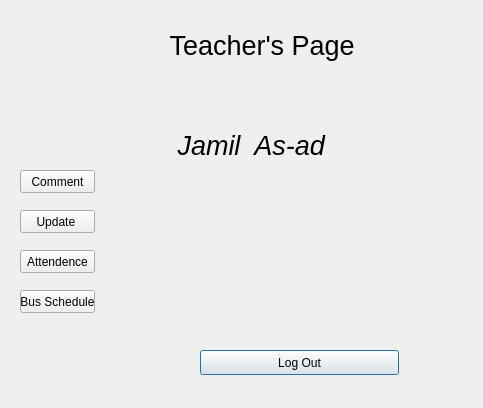
<?xml version="1.0" encoding="UTF-8"?>
<ui version="4.0">
 <class>foDialog</class>
 <widget class="QDialog" name="foDialog">
  <property name="geometry">
   <rect>
    <x>0</x>
    <y>0</y>
    <width>483</width>
    <height>408</height>
   </rect>
  </property>
  <property name="font">
   <font>
    <italic>false</italic>
   </font>
  </property>
  <property name="windowTitle">
   <string>Dialog</string>
  </property>
  <widget class="QLabel" name="label">
   <property name="geometry">
    <rect>
     <x>140</x>
     <y>80</y>
     <width>231</width>
     <height>131</height>
    </rect>
   </property>
   <property name="font">
    <font>
     <pointsize>20</pointsize>
     <italic>true</italic>
    </font>
   </property>
   <property name="text">
    <string>     Jamil  As-ad</string>
   </property>
  </widget>
  <widget class="QLabel" name="label_2">
   <property name="geometry">
    <rect>
     <x>80</x>
     <y>20</y>
     <width>311</width>
     <height>51</height>
    </rect>
   </property>
   <property name="font">
    <font>
     <pointsize>20</pointsize>
    </font>
   </property>
   <property name="text">
    <string>            Teacher's Page</string>
   </property>
  </widget>
  <widget class="QPushButton" name="pushButton_3">
   <property name="geometry">
    <rect>
     <x>200</x>
     <y>350</y>
     <width>199</width>
     <height>25</height>
    </rect>
   </property>
   <property name="text">
    <string>Log Out</string>
   </property>
  </widget>
  <widget class="QPushButton" name="fo_comment">
   <property name="geometry">
    <rect>
     <x>20</x>
     <y>170</y>
     <width>75</width>
     <height>23</height>
    </rect>
   </property>
   <property name="text">
    <string>Comment</string>
   </property>
  </widget>
  <widget class="QPushButton" name="fo_updat_profile">
   <property name="geometry">
    <rect>
     <x>20</x>
     <y>210</y>
     <width>75</width>
     <height>23</height>
    </rect>
   </property>
   <property name="text">
    <string>Update </string>
   </property>
  </widget>
  <widget class="QPushButton" name="attendence">
   <property name="geometry">
    <rect>
     <x>20</x>
     <y>250</y>
     <width>75</width>
     <height>23</height>
    </rect>
   </property>
   <property name="text">
    <string>Attendence</string>
   </property>
  </widget>
  <widget class="QPushButton" name="f0_bus_schedule">
   <property name="geometry">
    <rect>
     <x>20</x>
     <y>290</y>
     <width>75</width>
     <height>23</height>
    </rect>
   </property>
   <property name="text">
    <string>Bus Schedule</string>
   </property>
  </widget>
 </widget>
 <resources/>
 <connections/>
</ui>
